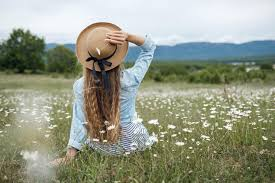
#> input picture semester_8_(spring-25)/digital_image_processing/codes/image.png, 275 x 183 px
$ jupyter execute assignment-4.ipynb
#> lines starting #> are read from the running program, lines starting #| are printed output that depends on the picture
# Assignment 4

## Question 1: Frequency Domain Sharpening (Highpass Filtering)

In this notebook, I(Aimal Khan) apply three types of highpass filters in the frequency domain to sharpen a grayscale image and compare their effects.

## Explanation

-   Highpass filters allow high frequencies (edges, fine details) and block low frequencies (smooth areas).
-   We use three highpass filters:
    1. Ideal Highpass Filter (IHPF): sharp cutoff, blocks low frequencies below cutoff.
    2. Butterworth Highpass Filter (BHPF): smooth cutoff, order=2.
    3. Gaussian Highpass Filter (GHPF): smoothest cutoff.
-   After filtering in frequency domain, inverse FFT reconstructs the sharpened images.
-   We'll compare sharpening effects and noise amplification.

[cell 1]
import cv2
import numpy as np
import matplotlib.pyplot as plt

[cell 2]
# Load the grayscale image
image = cv2.imread('image.png', cv2.IMREAD_GRAYSCALE)
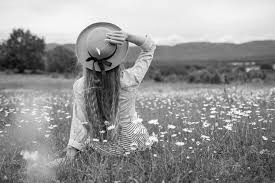
#> image: shape (183, 275); min 1, max 254, mean 148.6
if image is None:
    print("Error: Image not found or unable to open.")
    exit()

### Get image size and center

We find the number of rows and columns, then calculate the center point of the image.
This center is used to center the frequency transform.

[cell 3]
rows, cols = image.shape
#> rows = 183; cols = 275
crow, ccol = rows // 2, cols // 2
#> crow = 91; ccol = 137

### Compute Fourier transform and shift zero frequency to center

This converts the image into the frequency domain and centers the low frequencies.

[cell 4]
dft = np.fft.fft2(image)
dft_shift = np.fft.fftshift(dft)

### Create frequency grid matching image size

We create coordinate grids for frequency components, ensuring they match the image size exactly.
This avoids shape mismatch errors later.

[cell 5]
u = np.arange(-ccol, cols - ccol)
#> u = 275 values from -137 to 137
v = np.arange(-crow, rows - crow)
#> v = 183 values from -91 to 91
U, V = np.meshgrid(u, v)
D = np.sqrt(U**2 + V**2)

### Define cutoff frequency and create highpass filters

-   Cutoff frequency `D0 = 50` is set.
-   Create Ideal, Butterworth (order=2), and Gaussian highpass filters using the distance grid.

[cell 6]
D0 = 50
IHPF = np.ones_like(D)
IHPF[D <= D0] = 0

n = 2
BHPF = 1 / (1 + (D0 / (D + 1e-6))**(2 * n))  # small epsilon added to avoid division by zero

GHPF = 1 - np.exp(-(D**2) / (2 * (D0**2)))

### Apply highpass filters in frequency domain

Multiply the shifted Fourier transform of the image by each highpass filter mask.

[cell 7]
filtered_IHPF = dft_shift * IHPF
filtered_BHPF = dft_shift * BHPF
filtered_GHPF = dft_shift * GHPF

### Define inverse FFT function

This function shifts the frequency data back and converts it from frequency domain to image domain.

[cell 8]
def inverse_fft(filtered):
    f_ishift = np.fft.ifftshift(filtered)
    img_back = np.fft.ifft2(f_ishift)
    img_back = np.abs(img_back)
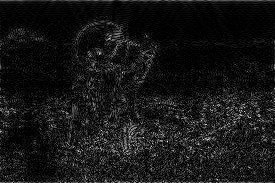
#> img_back: shape (183, 275) float64; min 1.7e-05, max 99.43, mean 8.9; drawn with min black and max white
    img_back = np.uint8(np.clip(img_back, 0, 255))
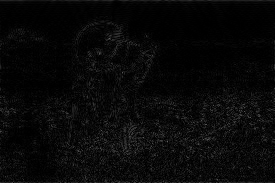
#> img_back: shape (183, 275); min 0, max 99, mean 8.4
    return img_back

### Get sharpened images by applying inverse FFT

We reconstruct the sharpened spatial images from the filtered frequency data.

[cell 9]
img_IHPF = inverse_fft(filtered_IHPF)
img_BHPF = inverse_fft(filtered_BHPF)
#> in inverse_fft (call 2), `img_back = np.abs(img_back)`:
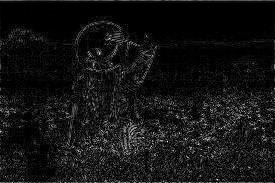
#> img_back: shape (183, 275) float64; min 2.04e-06, max 90.33, mean 7.1; drawn with min black and max white
img_GHPF = inverse_fft(filtered_GHPF)

### Original Image and Spectrum

Original grayscale image and its magnitude spectrum in frequency domain.

[cell 10]
plt.figure(figsize=(18, 6))

plt.subplot(1, 3, 1)
plt.imshow(image, cmap='gray')
plt.title('Original Image')
plt.axis('off')

plt.subplot(1, 3, 2)
plt.imshow(np.log(1 + np.abs(dft_shift)), cmap='gray')
plt.title('Original Magnitude Spectrum')
plt.axis('off')

plt.subplot(1, 3, 3)
plt.imshow(np.zeros_like(image), cmap='gray')  # blank
plt.title('Frequency Domain')
plt.axis('off')

plt.tight_layout()
plt.show()
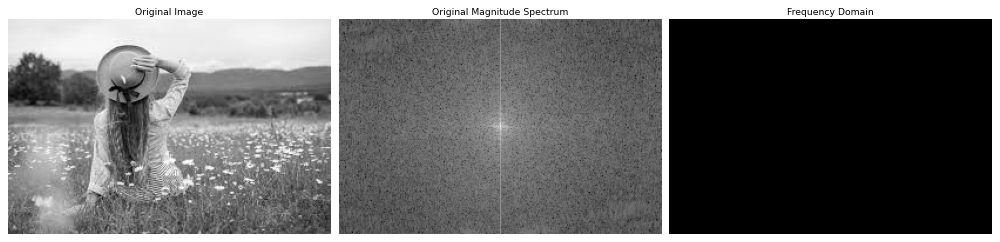
#> figure drawn by matplotlib, 3 panels

### Ideal Highpass Filter (IHPF)

-   Sharp cutoff: blocks low frequencies inside cutoff.
-   Enhances edges but may amplify noise and cause ringing artifacts.
    Below: filtered image, filtered magnitude spectrum, filter mask.

[cell 11]
plt.figure(figsize=(18, 6))

plt.subplot(1, 3, 1)
plt.imshow(img_IHPF, cmap='gray')
plt.title('IHPF Sharpened Image')
plt.axis('off')

plt.subplot(1, 3, 2)
plt.imshow(np.log(1 + np.abs(filtered_IHPF)), cmap='gray')
plt.title('IHPF Magnitude Spectrum')
plt.axis('off')

plt.subplot(1, 3, 3)
plt.imshow(IHPF, cmap='gray')
plt.title('IHPF Mask')
plt.axis('off')

plt.tight_layout()
plt.show()
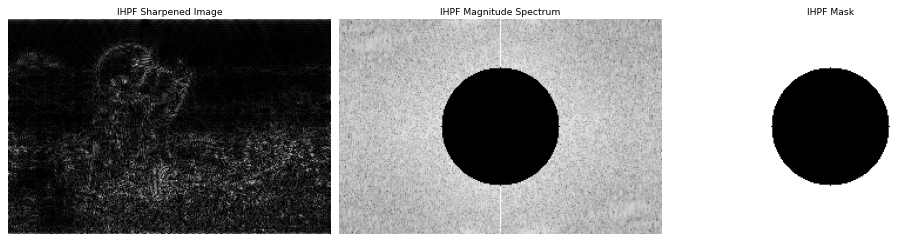
#> figure drawn by matplotlib, 3 panels

### Butterworth Highpass Filter (BHPF), Order=2

-   Smooth cutoff reduces ringing.
-   Good balance between sharpening edges and avoiding noise.
    Below: filtered image, spectrum, mask.

[cell 12]
plt.figure(figsize=(18, 6))

plt.subplot(1, 3, 1)
plt.imshow(img_BHPF, cmap='gray')
plt.title('BHPF Sharpened Image (Order=2)')
plt.axis('off')

plt.subplot(1, 3, 2)
plt.imshow(np.log(1 + np.abs(filtered_BHPF)), cmap='gray')
plt.title('BHPF Magnitude Spectrum')
plt.axis('off')

plt.subplot(1, 3, 3)
plt.imshow(BHPF, cmap='gray')
plt.title('BHPF Mask')
plt.axis('off')

plt.tight_layout()
plt.show()
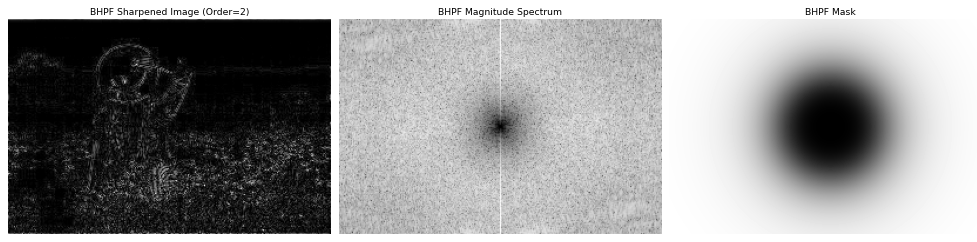
#> figure drawn by matplotlib, 3 panels

### Gaussian Highpass Filter (GHPF)

-   Smoothest filter, best edge preservation.
-   Slight blurring but minimal noise amplification.
    Below: filtered image, spectrum, mask.

[cell 13]
plt.figure(figsize=(18, 6))

plt.subplot(1, 3, 1)
plt.imshow(img_GHPF, cmap='gray')
plt.title('GHPF Sharpened Image')
plt.axis('off')

plt.subplot(1, 3, 2)
plt.imshow(np.log(1 + np.abs(filtered_GHPF)), cmap='gray')
plt.title('GHPF Magnitude Spectrum')
plt.axis('off')

plt.subplot(1, 3, 3)
plt.imshow(GHPF, cmap='gray')
plt.title('GHPF Mask')
plt.axis('off')

plt.tight_layout()
plt.show()
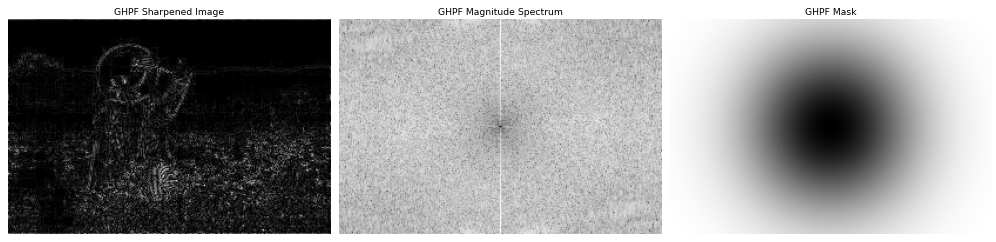
#> figure drawn by matplotlib, 3 panels
